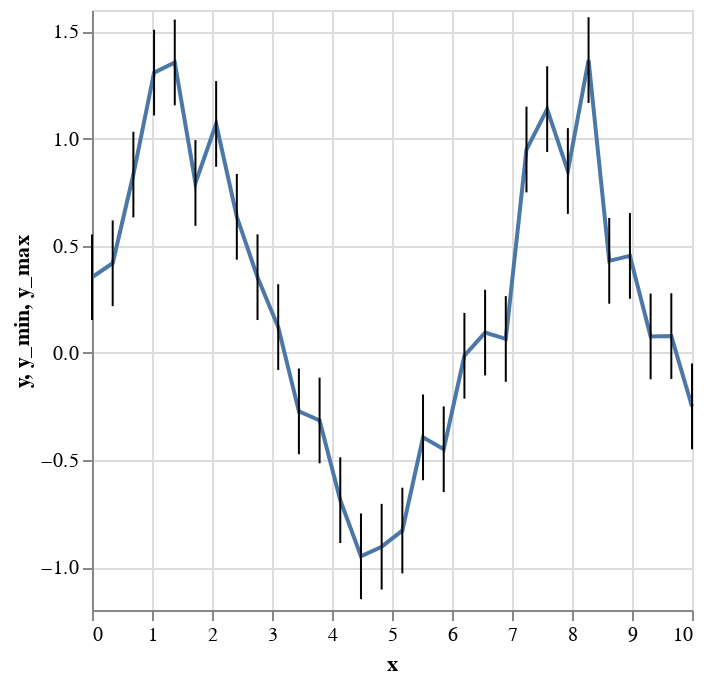

Notebook code for this chart:
### Code cell
import altair as alt
import pandas as pd
import numpy as np

# Create some data
n = 30
error = 0.2
np.random.seed(0)
x = np.linspace(0, 10, n)
y = np.sin(x) + np.random.randn(n) * error

# Create a DataFrame
df = pd.DataFrame({"x": x, "y": y, "y_min": y - error, "y_max": y + error})

# Base chart
base = alt.Chart(df).mark_line().encode(x="x", y="y")

# Error bars
error_bars = alt.Chart(df).mark_rule().encode(x="x", y="y_min", y2="y_max")

# Show the chart
(base + error_bars).display()

### Figure 1 — Vega-Lite specification as saved in the notebook (floating-point values rounded to 4 significant figures)
{"config": {"view": {"continuousWidth": 300, "continuousHeight": 300}}, "layer": [{"mark": {"type": "line"}, "encoding": {"x": {"field": "x", "type": "quantitative"}, "y": {"field": "y", "type": "quantitative"}}}, {"mark": {"type": "rule"}, "encoding": {"x": {"field": "x", "type": "quantitative"}, "y": {"field": "y_min", "type": "quantitative"}, "y2": {"field": "y_max"}}}], "data": {"name": "data-44c17db8bd3dd4d8e1856604c0aa65c4"}, "$schema": "https://vega.github.io/schema/vega-lite/v5.8.0.json", "datasets": {"data-44c17db8bd3dd4d8e1856604c0aa65c4": [{"x": 0.0, "y": 0.3528, "y_min": 0.1528, "y_max": 0.5528}, {"x": 0.3448, "y": 0.4181, "y_min": 0.2181, "y_max": 0.6181}, {"x": 0.6897, "y": 0.832, "y_min": 0.632, "y_max": 1.032}, {"x": 1.034, "y": 1.308, "y_min": 1.108, "y_max": 1.508}, {"x": 1.379, "y": 1.355, "y_min": 1.155, "y_max": 1.555}, {"x": 1.724, "y": 0.7928, "y_min": 0.5928, "y_max": 0.9928}, {"x": 2.069, "y": 1.068, "y_min": 0.8685, "y_max": 1.268}, {"x": 2.414, "y": 0.635, "y_min": 0.435, "y_max": 0.835}, {"x": 2.759, "y": 0.353, "y_min": 0.153, "y_max": 0.553}, {"x": 3.103, "y": 0.1203, "y_min": -0.07975, "y_max": 0.3203}, {"x": 3.448, "y": -0.2731, "y_min": -0.4731, "y_max": -0.07309}, {"x": 3.793, "y": -0.3155, "y_min": -0.5155, "y_max": -0.1155}, {"x": 4.138, "y": -0.6873, "y_min": -0.8873, "y_max": -0.4873}, {"x": 4.483, "y": -0.9494, "y_min": -1.149, "y_max": -0.7494}, {"x": 4.828, "y": -0.9046, "y_min": -1.105, "y_max": -0.7046}, {"x": 5.172, "y": -0.8293, "y_min": -1.029, "y_max": -0.6293}, {"x": 5.517, "y": -0.3944, "y_min": -0.5944, "y_max": -0.1944}, {"x": 5.862, "y": -0.4498, "y_min": -0.6498, "y_max": -0.2498}, {"x": 6.207, "y": -0.0136, "y_min": -0.2136, "y_max": 0.1864}, {"x": 6.552, "y": 0.0945, "y_min": -0.1055, "y_max": 0.2945}, {"x": 6.897, "y": 0.06503, "y_min": -0.135, "y_max": 0.265}, {"x": 7.241, "y": 0.9489, "y_min": 0.7489, "y_max": 1.149}, {"x": 7.586, "y": 1.137, "y_min": 0.9372, "y_max": 1.337}, {"x": 7.931, "y": 0.8486, "y_min": 0.6486, "y_max": 1.049}, {"x": 8.276, "y": 1.366, "y_min": 1.166, "y_max": 1.566}, {"x": 8.621, "y": 0.4293, "y_min": 0.2293, "y_max": 0.6293}, {"x": 8.966, "y": 0.4524, "y_min": 0.2524, "y_max": 0.6524}, {"x": 9.31, "y": 0.07675, "y_min": -0.1233, "y_max": 0.2767}, {"x": 9.655, "y": 0.07819, "y_min": -0.1218, "y_max": 0.2782}, {"x": 10.0, "y": -0.2501, "y_min": -0.4501, "y_max": -0.05015}]}}
